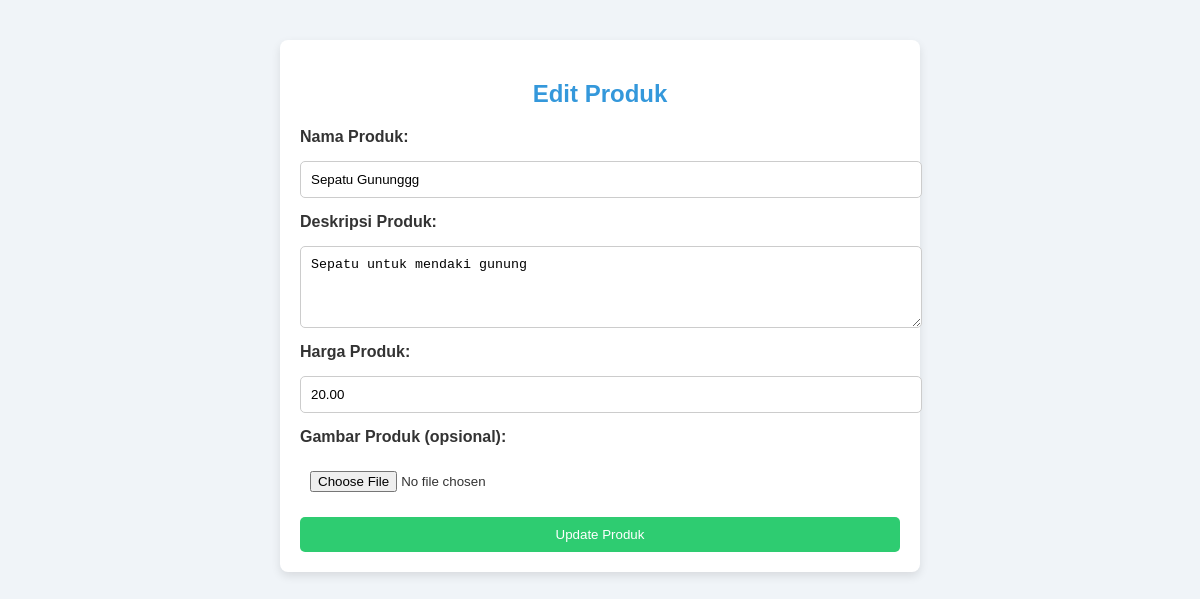
The app's page /edit_product.php?id=2 (signed in) with its own data.
### tables this page shows
CREATE TABLE `products` (
  `id` int(11) NOT NULL,
  `name` varchar(100) NOT NULL,
  `description` text DEFAULT NULL,
  `price` decimal(10,2) NOT NULL,
  `image` varchar(255) DEFAULT NULL
);

### edit_product.php (the view, shortened to what this page needs)
<?php
include 'db.php';
if (isset($_GET['id'])) {
    $id = $_GET['id'];
    $sql = "SELECT * FROM products WHERE id = ?";
    $stmt = $conn->prepare($sql);
    $stmt->bind_param("i", $id);
    $stmt->execute();
    $result = $stmt->get_result();
    $product = $result->fetch_assoc();
} else {
    echo "ID produk tidak diberikan!";
    exit;
}
?>
<!DOCTYPE html>
<html lang="en">
<head>
    <link rel="stylesheet" href="https://cdnjs.cloudflare.com/ajax/libs/font-awesome/6.0.0-beta3/css/all.min.css">
</head>
<body>
    <div class="container">
        <h2>Edit Produk</h2>
        <form action="" method="POST" enctype="multipart/form-data">
            <label for="name">Nama Produk:</label>
            <input type="text" name="name" id="name" value="<?php echo htmlspecialchars($product['name']); ?>" required>
            <label for="description">Deskripsi Produk:</label>
            <textarea name="description" id="description" rows="4" required><?php echo htmlspecialchars($product['description']); ?></textarea>
            <label for="price">Harga Produk:</label>
            <input type="number" name="price" id="price" value="<?php echo htmlspecialchars($product['price']); ?>" required>
            <label for="image">Gambar Produk (opsional):</label>
            <input type="file" name="image" id="image">
            <button type="submit" class="btn">Update Produk</button>
        </form>
    </div>
</body>
</html>

### edit_product.php (style rules this page uses)
body { font-family: Arial, sans-serif; background-color: #f0f4f8; color: #333; }
.container { width: 90%; max-width: 600px; margin: 40px auto; padding: 20px; background-color: #fff; border-radius: 8px; box-shadow: 0 4px 10px rgba(0, 0, 0, 0.1); }
h2 { text-align: center; color: #3498db; }
form { display: flex; flex-direction: column; gap: 15px; }
label { font-weight: bold; }
input[type="text"], input[type="number"], textarea { padding: 10px; border-radius: 5px; border: 1px solid #ccc; width: 100%; }
input[type="file"] { padding: 10px; }
.btn { padding: 10px 15px; background-color: #2ecc71; color: white; border: none; border-radius: 5px; cursor: pointer; }

### records on screen
products: name "Sepatu Gununggg", description "Sepatu untuk mendaki gunung", price "20.00"
